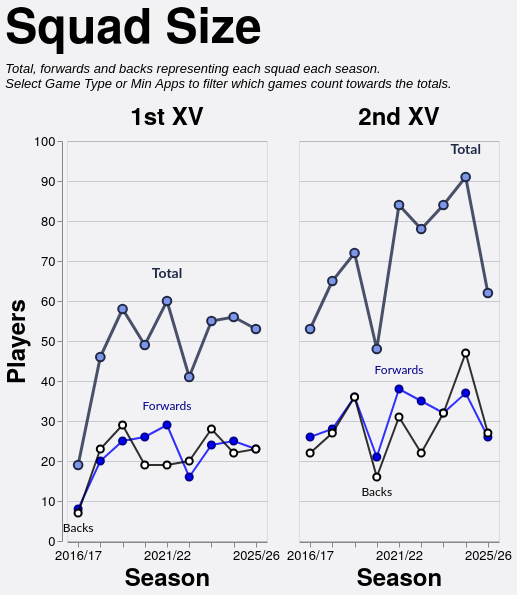

Vega-Lite specification stored for this chart:
### Vega-Lite specification from a JSON file in a GitHub repository (floating-point values rounded to 4 significant figures)
{"config": {"axis": {"labelFont": "PT Sans Narrow, Helvetica Neue, Helvetica, Arial, sans-serif", "titleFont": "PT Sans Narrow, Helvetica Neue, Helvetica, Arial, sans-serif", "labelFontSize": 13, "titleFontSize": 24, "gridColor": "#202947", "gridOpacity": 0.2}, "text": {"font": "Lato, sans-serif"}, "bar": {"cornerRadiusEnd": 5}, "header": {"labelFont": "PT Sans Narrow, Helvetica Neue, Helvetica, Arial, sans-serif", "titleFont": "PT Sans Narrow, Helvetica Neue, Helvetica, Arial, sans-serif", "labelFontSize": 24, "titleFontSize": 28, "labelFontWeight": "bold", "orient": "left"}, "legend": {"labelFont": "PT Sans Narrow, Helvetica Neue, Helvetica, Arial, sans-serif", "titleFont": "PT Sans Narrow, Helvetica Neue, Helvetica, Arial, sans-serif", "labelFontSize": 14, "titleFontSize": 16, "titlePadding": 5, "fillColor": "white", "strokeColor": "black", "padding": 10, "titleFontWeight": "lighter", "titleFontStyle": "italic", "titleColor": "gray", "offset": 10}, "title": {"font": "PT Sans Narrow, Helvetica Neue, Helvetica, Arial, sans-serif", "fontSize": 48, "fontWeight": "bold", "anchor": "start", "align": "center", "titlePadding": 20, "subtitlePadding": 10, "subtitleFontSize": 13, "subtitleColor": "", "subtitleFontStyle": "italic", "offset": 15, "color": "black"}, "axisX": {"labelAngle": 0}, "facet": {"title": null, "header": null, "align": {"row": "each", "column": "each"}}, "resolve": {"scale": {"y": "independent", "facet": "independent"}}, "background": "#f2f1f4", "scale": {"offsetBandPaddingOuter": 0.2, "offsetBandPaddingInner": 0.1}}, "data": {"name": "data-d88d4ce3f98c9e629e6a001fabbbb3c0"}, "facet": {"column": {"field": "squad", "header": {"labelExpr": "datum.value + ' XV'", "labelFontSize": 24}, "sort": ["1st", "2nd"], "title": null, "type": "nominal"}}, "spec": {"layer": [{"mark": {"type": "line", "color": "#202946", "opacity": 0.8, "point": {"filled": true, "color": "#7d96e8", "stroke": "#202946", "size": 75, "strokeWidth": 2}, "strokeWidth": 3}, "encoding": {"detail": [{"field": "unit", "type": "nominal"}], "tooltip": [{"field": "season", "title": "Season", "type": "ordinal"}, {"field": "squad", "title": "Squad", "type": "nominal"}, {"field": "unit", "title": "Unit", "type": "nominal"}, {"field": "players", "title": "Players", "type": "quantitative"}], "x": {"axis": {"labelAngle": 0, "labelOverlap": "parity"}, "field": "season", "sort": "ascending", "title": "Season", "type": "ordinal"}, "y": {"axis": {"tickMinStep": 1}, "field": "players", "scale": {"zero": true}, "title": "Players", "type": "quantitative"}}, "transform": [{"filter": "(datum.unit === 'Total')"}]}, {"mark": {"type": "line", "color": "blue", "opacity": 0.8, "point": {"filled": true, "color": "blue", "stroke": "darkblue", "size": 50, "strokeWidth": 2}, "strokeWidth": 2}, "encoding": {"detail": [{"field": "unit", "type": "nominal"}], "tooltip": [{"field": "season", "title": "Season", "type": "ordinal"}, {"field": "squad", "title": "Squad", "type": "nominal"}, {"field": "unit", "title": "Unit", "type": "nominal"}, {"field": "players", "title": "Players", "type": "quantitative"}], "x": {"axis": {"labelAngle": 0, "labelOverlap": "parity"}, "field": "season", "sort": "ascending", "title": "Season", "type": "ordinal"}, "y": {"axis": {"tickMinStep": 1}, "field": "players", "scale": {"zero": true}, "title": "Players", "type": "quantitative"}}, "transform": [{"filter": "(datum.unit === 'Forwards')"}]}, {"mark": {"type": "line", "color": "black", "opacity": 0.8, "point": {"filled": true, "color": "white", "stroke": "black", "size": 50, "strokeWidth": 2}, "strokeWidth": 2}, "encoding": {"detail": [{"field": "unit", "type": "nominal"}], "tooltip": [{"field": "season", "title": "Season", "type": "ordinal"}, {"field": "squad", "title": "Squad", "type": "nominal"}, {"field": "unit", "title": "Unit", "type": "nominal"}, {"field": "players", "title": "Players", "type": "quantitative"}], "x": {"axis": {"labelAngle": 0, "labelOverlap": "parity"}, "field": "season", "sort": "ascending", "title": "Season", "type": "ordinal"}, "y": {"axis": {"tickMinStep": 1}, "field": "players", "scale": {"zero": true}, "title": "Players", "type": "quantitative"}}, "transform": [{"filter": "(datum.unit === 'Backs')"}]}, {"mark": {"type": "text", "align": "center", "baseline": "bottom", "color": "#202946", "dx": 0, "dy": -20, "fontSize": 14, "fontWeight": "bold"}, "encoding": {"detail": [{"field": "unit", "type": "nominal"}], "text": {"value": "Total"}, "tooltip": [{"field": "season", "title": "Season", "type": "ordinal"}, {"field": "squad", "title": "Squad", "type": "nominal"}, {"field": "unit", "title": "Unit", "type": "nominal"}, {"field": "players", "title": "Players", "type": "quantitative"}], "x": {"field": "season", "type": "ordinal"}, "y": {"field": "players", "type": "quantitative"}}, "transform": [{"filter": "(datum.unit === 'Total')"}, {"calculate": "toNumber(split(datum.season, '/')[0])", "as": "season_order"}, {"joinaggregate": [{"op": "max", "field": "players", "as": "max_value"}, {"op": "min", "field": "players", "as": "min_value"}], "groupby": ["squad"]}, {"filter": "datum.players > 0"}, {"filter": "datum.players == datum.max_value"}, {"window": [{"op": "row_number", "field": "", "as": "rank"}], "groupby": ["squad"], "sort": [{"field": "season_order", "order": "descending"}]}, {"filter": "datum.rank == 1"}]}, {"mark": {"type": "text", "align": "center", "baseline": "bottom", "color": "darkblue", "dx": 0, "dy": -12, "fontSize": 12, "fontWeight": "normal"}, "encoding": {"detail": [{"field": "unit", "type": "nominal"}], "text": {"value": "Forwards"}, "tooltip": [{"field": "season", "title": "Season", "type": "ordinal"}, {"field": "squad", "title": "Squad", "type": "nominal"}, {"field": "unit", "title": "Unit", "type": "nominal"}, {"field": "players", "title": "Players", "type": "quantitative"}], "x": {"field": "season", "type": "ordinal"}, "y": {"field": "players", "type": "quantitative"}}, "transform": [{"filter": "(datum.unit === 'Forwards')"}, {"calculate": "toNumber(split(datum.season, '/')[0])", "as": "season_order"}, {"joinaggregate": [{"op": "max", "field": "players", "as": "max_value"}, {"op": "min", "field": "players", "as": "min_value"}], "groupby": ["squad"]}, {"filter": "datum.players > 0"}, {"filter": "datum.players == datum.max_value"}, {"window": [{"op": "row_number", "field": "", "as": "rank"}], "groupby": ["squad"], "sort": [{"field": "season_order", "order": "descending"}]}, {"filter": "datum.rank == 1"}]}, {"mark": {"type": "text", "align": "center", "baseline": "top", "color": "black", "dx": 0, "dy": 10, "fontSize": 12, "fontWeight": "normal"}, "encoding": {"detail": [{"field": "unit", "type": "nominal"}], "text": {"value": "Backs"}, "tooltip": [{"field": "season", "title": "Season", "type": "ordinal"}, {"field": "squad", "title": "Squad", "type": "nominal"}, {"field": "unit", "title": "Unit", "type": "nominal"}, {"field": "players", "title": "Players", "type": "quantitative"}], "x": {"field": "season", "type": "ordinal"}, "y": {"field": "players", "type": "quantitative"}}, "transform": [{"filter": "(datum.unit === 'Backs')"}, {"calculate": "toNumber(split(datum.season, '/')[0])", "as": "season_order"}, {"joinaggregate": [{"op": "max", "field": "players", "as": "max_value"}, {"op": "min", "field": "players", "as": "min_value"}], "groupby": ["squad"]}, {"filter": "datum.players > 0"}, {"filter": "datum.players == datum.min_value"}, {"window": [{"op": "row_number", "field": "", "as": "rank"}], "groupby": ["squad"], "sort": [{"field": "season_order", "order": "descending"}]}, {"filter": "datum.rank == 1"}]}], "height": 400, "width": 200}, "spacing": 30, "title": {"text": "Squad Size", "subtitle": ["Total, forwards and backs representing each squad each season.", "Select Game Type or Min Apps to filter which games count towards the totals."]}, "$schema": "https://vega.github.io/schema/vega-lite/v5.20.1.json", "datasets": {"data-d88d4ce3f98c9e629e6a001fabbbb3c0": [{"season": "2016/17", "squad": "1st", "unit": "Backs", "players": 7}, {"season": "2016/17", "squad": "1st", "unit": "Forwards", "players": 8}, {"season": "2016/17", "squad": "1st", "unit": "Total", "players": 19}, {"season": "2016/17", "squad": "2nd", "unit": "Backs", "players": 22}, {"season": "2016/17", "squad": "2nd", "unit": "Forwards", "players": 26}, {"season": "2016/17", "squad": "2nd", "unit": "Total", "players": 53}, {"season": "2017/18", "squad": "1st", "unit": "Backs", "players": 23}, {"season": "2017/18", "squad": "1st", "unit": "Forwards", "players": 20}, {"season": "2017/18", "squad": "1st", "unit": "Total", "players": 46}, {"season": "2017/18", "squad": "2nd", "unit": "Backs", "players": 27}, {"season": "2017/18", "squad": "2nd", "unit": "Forwards", "players": 28}, {"season": "2017/18", "squad": "2nd", "unit": "Total", "players": 65}, {"season": "2018/19", "squad": "1st", "unit": "Backs", "players": 29}, {"season": "2018/19", "squad": "1st", "unit": "Forwards", "players": 25}, {"season": "2018/19", "squad": "1st", "unit": "Total", "players": 58}, {"season": "2018/19", "squad": "2nd", "unit": "Backs", "players": 36}, {"season": "2018/19", "squad": "2nd", "unit": "Forwards", "players": 36}, {"season": "2018/19", "squad": "2nd", "unit": "Total", "players": 72}, {"season": "2019/20", "squad": "1st", "unit": "Backs", "players": 19}, {"season": "2019/20", "squad": "1st", "unit": "Forwards", "players": 26}, {"season": "2019/20", "squad": "1st", "unit": "Total", "players": 49}, {"season": "2019/20", "squad": "2nd", "unit": "Backs", "players": 16}, {"season": "2019/20", "squad": "2nd", "unit": "Forwards", "players": 21}, {"season": "2019/20", "squad": "2nd", "unit": "Total", "players": 48}, {"season": "2021/22", "squad": "1st", "unit": "Backs", "players": 19}, {"season": "2021/22", "squad": "1st", "unit": "Forwards", "players": 29}, {"season": "2021/22", "squad": "1st", "unit": "Total", "players": 60}, {"season": "2021/22", "squad": "2nd", "unit": "Backs", "players": 31}, {"season": "2021/22", "squad": "2nd", "unit": "Forwards", "players": 38}, {"season": "2021/22", "squad": "2nd", "unit": "Total", "players": 84}, {"season": "2022/23", "squad": "1st", "unit": "Backs", "players": 20}, {"season": "2022/23", "squad": "1st", "unit": "Forwards", "players": 16}, {"season": "2022/23", "squad": "1st", "unit": "Total", "players": 41}, {"season": "2022/23", "squad": "2nd", "unit": "Backs", "players": 22}, {"season": "2022/23", "squad": "2nd", "unit": "Forwards", "players": 35}, {"season": "2022/23", "squad": "2nd", "unit": "Total", "players": 78}, {"season": "2023/24", "squad": "1st", "unit": "Backs", "players": 28}, {"season": "2023/24", "squad": "1st", "unit": "Forwards", "players": 24}, {"season": "2023/24", "squad": "1st", "unit": "Total", "players": 55}, {"season": "2023/24", "squad": "2nd", "unit": "Backs", "players": 32}, {"season": "2023/24", "squad": "2nd", "unit": "Forwards", "players": 32}, {"season": "2023/24", "squad": "2nd", "unit": "Total", "players": 84}, {"season": "2024/25", "squad": "1st", "unit": "Backs", "players": 22}, {"season": "2024/25", "squad": "1st", "unit": "Forwards", "players": 25}, {"season": "2024/25", "squad": "1st", "unit": "Total", "players": 56}, {"season": "2024/25", "squad": "2nd", "unit": "Backs", "players": 47}, {"season": "2024/25", "squad": "2nd", "unit": "Forwards", "players": 37}, {"season": "2024/25", "squad": "2nd", "unit": "Total", "players": 91}, {"season": "2025/26", "squad": "1st", "unit": "Backs", "players": 23}, {"season": "2025/26", "squad": "1st", "unit": "Forwards", "players": 23}, {"season": "2025/26", "squad": "1st", "unit": "Total", "players": 53}, {"season": "2025/26", "squad": "2nd", "unit": "Backs", "players": 27}, {"season": "2025/26", "squad": "2nd", "unit": "Forwards", "players": 26}, {"season": "2025/26", "squad": "2nd", "unit": "Total", "players": 62}]}}
